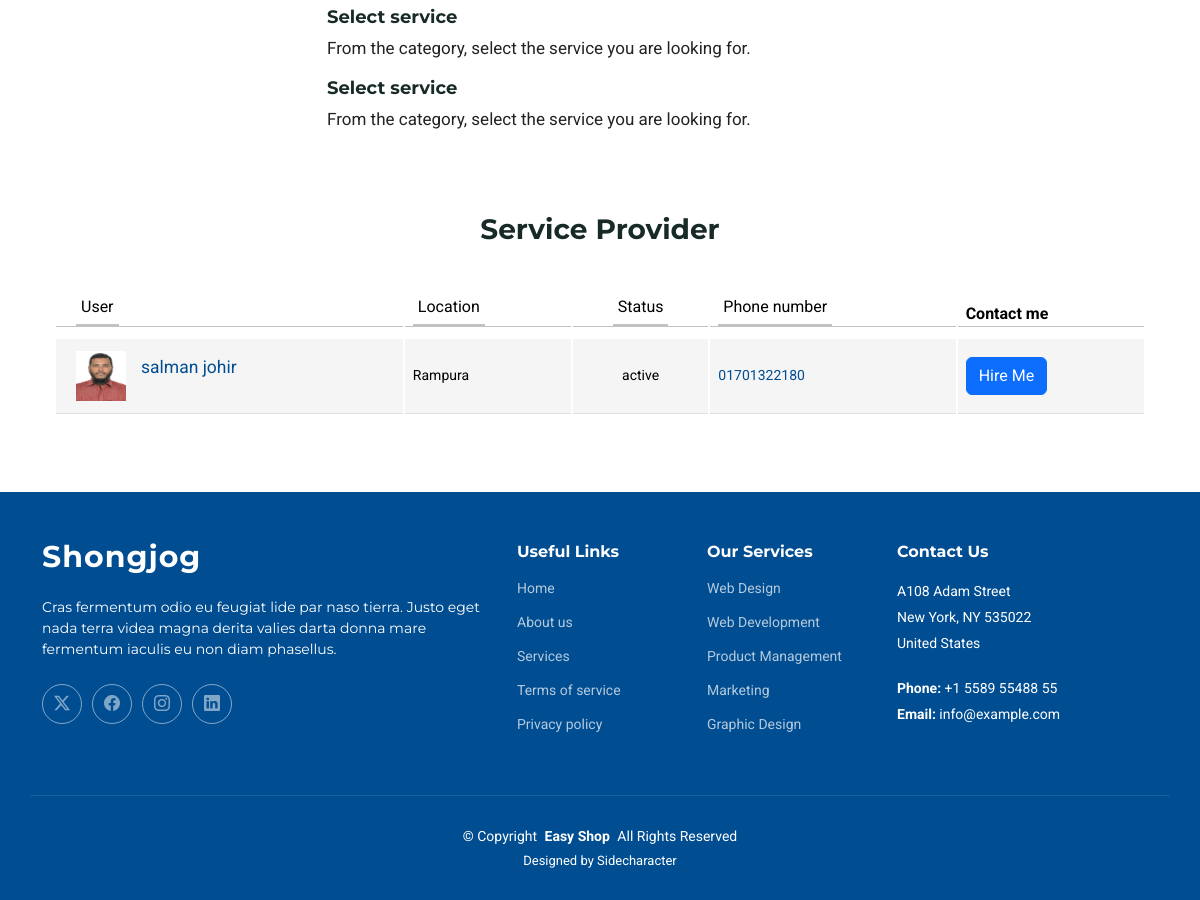
/all_services/1/ (lower part), run on an earlier commit of the app's database.
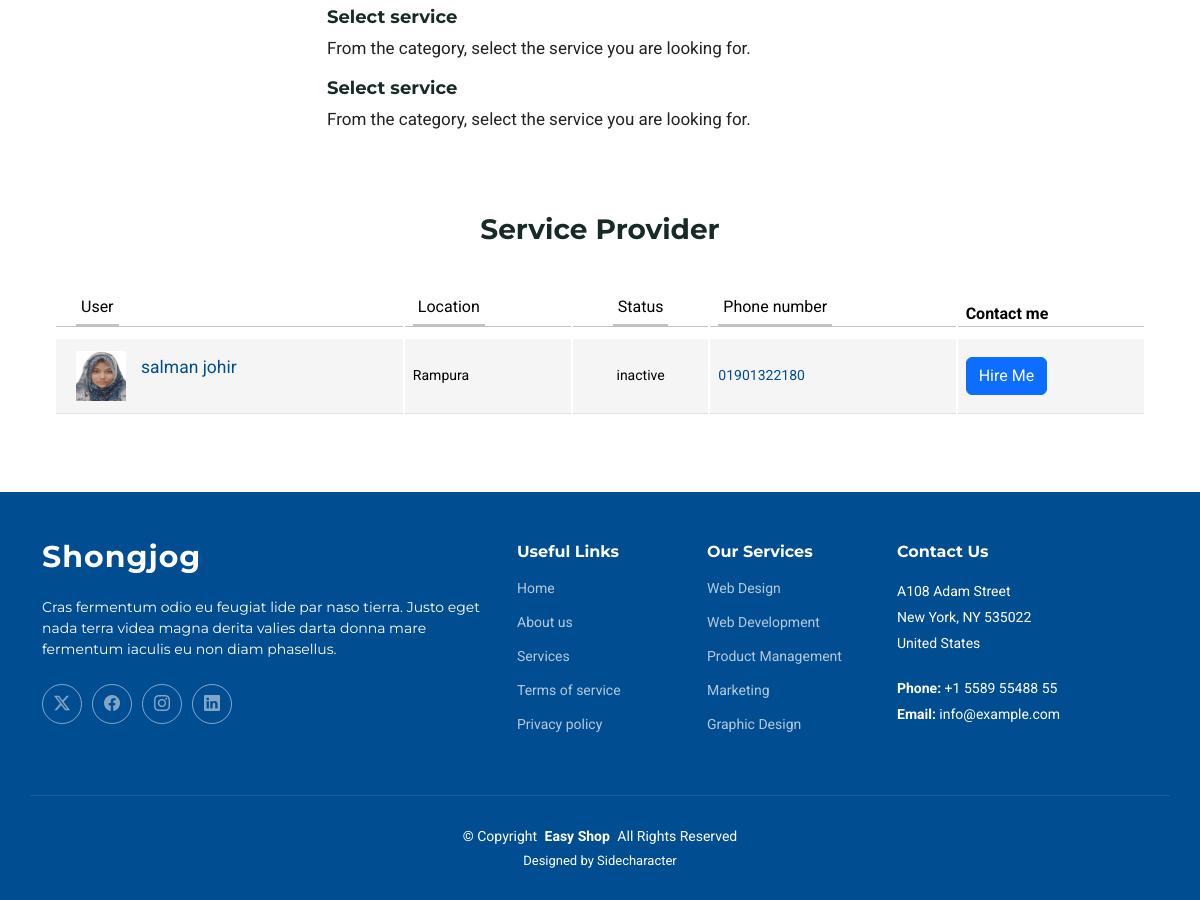
And on a later commit of the database.
### shongjog/models.py (models this page shows, shortened)
class Registration(models.Model):
    user = models.OneToOneField(User, on_delete=models.CASCADE , blank=True, null=True)  # Linked with Django's User model
    phone_number = models.CharField(max_length=15)
    status = models.CharField(max_length=8, choices=[('active', 'Active'), ('inactive', 'Inactive')], default='active')
    occupation = models.CharField(max_length=100)
    area = models.CharField(max_length=100 , blank=True, null=True)
    picture = models.ImageField(upload_to='profile_pictures/', blank=True, null=True)

### all_services/views.py (the view)
# urls.py: path('<int:pk>/' , views.seba , name='seba'),
def seba(request, pk):
    serviceitem = ServiceItem.objects.get(pk=pk)
    faqs = FAQ.objects.filter(services = serviceitem)
    include_services = INCLUDE_SERVICE.objects.filter(services = serviceitem)
    exclude_services = EXCLUDE_SERVICE.objects.filter(services = serviceitem)
    registrations = Registration.objects.all()
    context = {
        'serviceitem': serviceitem,
        'faqs': faqs,
        'include_ls': include_services,
        'exclude_ls': exclude_services,
        'registrations': registrations
    }
    return render(request, "seba.html", context)

### all_services/templates/seba.html (shortened to what the changed rows need)
{% load static %}
<!DOCTYPE html>
<html lang="en">
<head>
  <link href="https://maxcdn.bootstrapcdn.com/font-awesome/4.3.0/css/font-awesome.min.css" rel="stylesheet">
  <link href="/static/assets/vendor/bootstrap/css/bootstrap.min.css" rel="stylesheet">
  <link href="/static/assets/vendor/bootstrap-icons/bootstrap-icons.css" rel="stylesheet">
  <link href="/static/assets/vendor/aos/aos.css" rel="stylesheet">
  <link href="/static/assets/vendor/glightbox/css/glightbox.min.css" rel="stylesheet">
  <link href="/static/assets/vendor/swiper/swiper-bundle.min.css" rel="stylesheet">
  <link href="/static/assets/css/main.css" rel="stylesheet">
</head>
<body class="service-details-page">
  <main class="main">
    <section>
      <div class="container">
        <div class="portfolio-item row">
            <section>
              <div class="container">
                <div class="row">
                  <div class="col-lg-12">
                    <div class="main-box clearfix">
                      <div class="table-responsive">
                        <table class="table user-list">
                          <thead>
                            <tr>
                              <th><span>User</span></th>
                              <th><span>Location</span></th>
                              <th class="text-center"><span>Status</span></th>
                              <th><span>Phone number</span></th>
                              <th>Contact me</th>
                            </tr>
                          </thead>
                          <tbody>
                            {% for registration in registrations %}
                            {% if registration.occupation == serviceitem.service_name  %}
                            <tr>
                              <td>
                                <img src="{{ registration.picture.url }}" style="height : 50px;width:50px;" alt="">
                                <a href="#" class="user-link">{{ registration.user.first_name }} {{ registration.user.last_name }}</a>
                              </td>
                              <td>
                                  {{ registration.area}}
                              </td>
                              <td class="text-center">
                                <span class="label label-default">{{ registration.status }}</span>
                              </td>
                              <td>
                                <a href="#">{{ registration.phone_number }}</a>
                              </td>
                              <td>
                                <button type="button" class="btn btn-primary">Hire Me</button>
                              </td>
                            </tr>
                            {% endif %}
                            {% endfor %}
                          </tbody>
                        </table>
                      </div>
                    </div>
                  </div>
                </div>
                </div>
            </section>
        </div>
      </div>
    </section>
  </main>
</body>
</html>

What changed in the data, as far as the page shows it:
changed Registration "Rampura": picture: a different picture; status "active" → "inactive"; phone_number "01701322180" → "01901322180"
